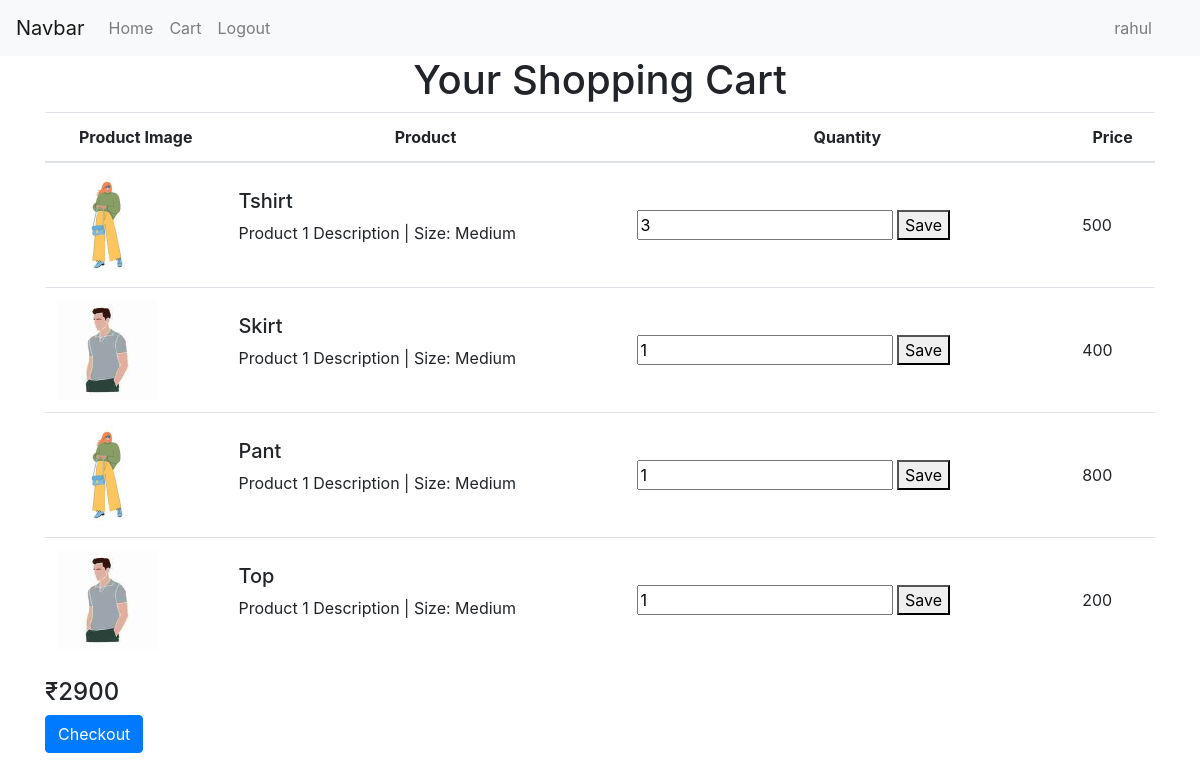
The page /store/cart (signed in) on the database as committed earlier.
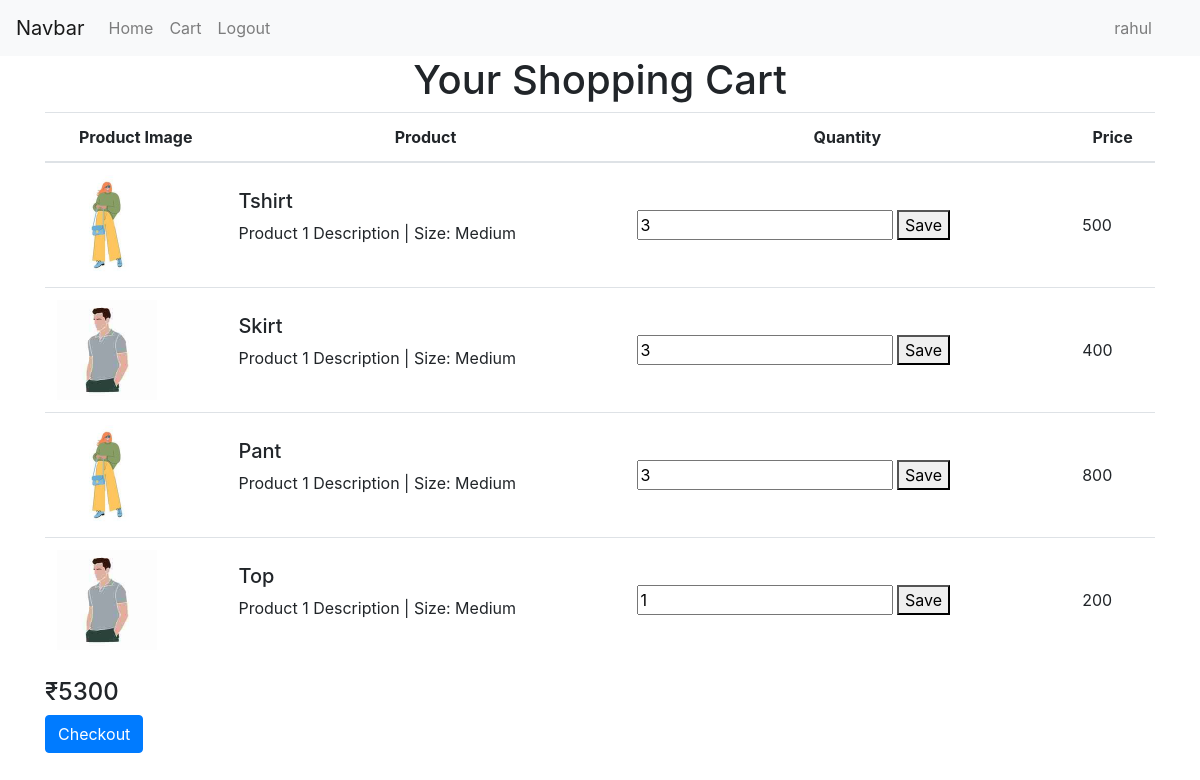
The same page on the database as committed later.
### register/models.py (models this page shows)
class Profile(AbstractUser):
    email=models.EmailField(unique=True)
    phone=models.CharField(max_length=100,unique=True)
    is_authenticated=models.BooleanField(default=False)
    token=models.CharField(max_length=200,null=True)
    REQUIRED_FIELDS=['username','phone']
    USERNAME_FIELD="email"
    objects= ProfileManager()

### store/models.py (models this page shows, shortened)
class CartItem(models.Model):
    cart=models.ForeignKey(Cart,on_delete=models.CASCADE)
    product=models.ForeignKey(Product,on_delete=models.CASCADE)
    quantity=models.SmallIntegerField(default=1)

class Product(models.Model):
    id=models.AutoField
    name = models.CharField(max_length=100)
    price = models.IntegerField(default=0)
    category=models.ForeignKey(Category,on_delete=models.CASCADE,default="")
    image=models.ImageField(upload_to='products/')

### store/views.py (the view, shortened to what this page needs)
# urls.py: path('cart',cart,name='cartpage'),
def cart(request):
    if request.method=='GET':
        user_email=request.session.get('user_email')
        if(user_email):
            user=Profile.objects.get(email=user_email)
            print(user)
            cart=Cart.objects.get(user=user)
            total_price=Cart.getTotalPrice(cart)
            cartitems=CartItem.objects.filter(cart=cart)
            data={}
            data['user']=user
            data['cartitems']=cartitems
            data['total_price']=total_price
            razorpay_order = razorpay_client.order.create(dict(amount=total_price*100,
                                                       currency='INR',
                                                       payment_capture='0'))
            razorpay_order_id = razorpay_order['id']
            callback_url='paymenthandler/'
            data['razorpay_order_id'] = razorpay_order_id
            data['razorpay_merchant_key'] = settings.RAZOR_KEY_ID
            data['razorpay_amount'] = total_price*100
            data['currency'] = 'INR'
            data['callback_url'] = callback_url
            return render(request,'cart.html',data)
        return redirect('signup')

### store/models.py (called while the page is built)
    def getTotalPrice(self):
        sum = 0
        cartitems=CartItem.objects.filter(cart=self)
        print(cartitems)
        for cartitem in cartitems:
            sum+=cartitem.product.price*cartitem.quantity
        return sum

### store/templates/cart.html (shortened to what this page needs)
{%extends 'base.html'%}
{% block Body %}
  <div class="container ">
    <h1 class="text-center ">Your Shopping Cart</h1>
    <table class="table ">
      <thead>
        <tr>
          <th scope="col">Product Image</th>
          <th scope="col">Product</th>
          <th scope="col">Quantity</th>
          <th scope="col">Price</th>
        </tr>
      </thead>
      <tbody>
        {%for items in cartitems%}
        <tr>
          <td>
              <img src="{{items.product.image.url}}" alt="Product Image" style="max-width: 100px;">
          </td>
          <td><h5>{{items.product.name}}</h5>
            <p>Product 1 Description | Size: Medium</p></td>
          <td><input type="number" id="quant{{items.id}}" value={{items.quantity}} min="1">
              <button id="update_button" onclick="update_button('{% url 'updateQuantity' items.id %}',{{items.id}})" >Save</button></td>
          <td >{{items.product.price}}</td>
        </tr>
        {%endfor%}
      </tbody>
    </table>
    <form method="POST" action="/store/cart">
      <h4 id="final_price">₹{{total_price}}</h4>
      <button class="btn btn-primary" >Checkout</button>
    </form>
  </div>
  {%endblock%}

### store/templates/base.html (shortened to what this page needs)
<!doctype html>
<html lang="en">
  <head>
    <link rel="stylesheet" href="https://cdn.jsdelivr.net/npm/bootstrap@4.3.1/dist/css/bootstrap.min.css">
  </head>
  <body>
    <nav class="navbar navbar-expand-lg navbar-light bg-light">
        <a class="navbar-brand" href="#">Navbar</a>
        <div class="collapse navbar-collapse" id="navbarSupportedContent">
          <ul class="navbar-nav mr-auto">
            <li class="nav-item">
              <a class="nav-link" href="/store">Home </a>
            </li>
            <li class="nav-item">
              <a class="nav-link" href="/store/cart">Cart</a>
            </li>
            <li class="nav-item">
              <a class="nav-link" href="/logout">Logout</a>
            </li>
          </ul>
          <ul class="navbar-nav ml-auto mr-4">
            <li class="nav-item">
                <a class="nav-link" href="#">{{user.username}}</a>
            </li>
          </ul>
        </div>
      </nav>
        {%block Body%}{%endblock%}
  </body>
</html>

### store/templates/cart.html (style rules this page uses)
.table th, .table td { vertical-align: middle; }
.table th { text-align: center; }

Rows that differ between the two databases and show on the page:
changed CartItem "Skirt": quantity "1" → "3"
changed CartItem "Pant": quantity "1" → "3"
Other text that changed with them:
{{ total_price }}: "2900" → "5300"
